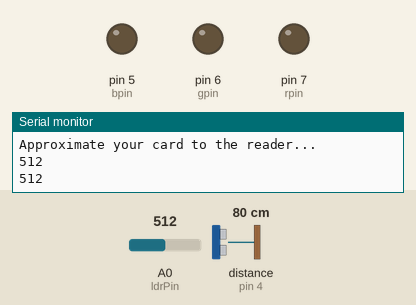
Recording of a sketch running on a simulated Arduino Uno, built with avr-gcc and run on an emulated ATmega328P. Shown: output pins drawn as LEDs (lit = HIGH), the last lines printed to the serial monitor. Wiring (inferred from the names in the program): ultrasonic range finder: trigger pin 2; echo pin 4. Dashed ring = blinking. Inputs (shaded band) come from the test bench; at power-on: distance to the obstacle (sensor on pin 4) 80 cm, A0 (ldrPin) = 512. The echo pulse lasts 58.3 µs per cm; pins used as bus, display or sensor lines are not drawn.

Above: at 1.2 s.
1.3 s: distance to the obstacle (sensor on pin 4) set to 42 cm
3.2 s: distance to the obstacle (sensor on pin 4) set to 37 cm
At 4.9 s:
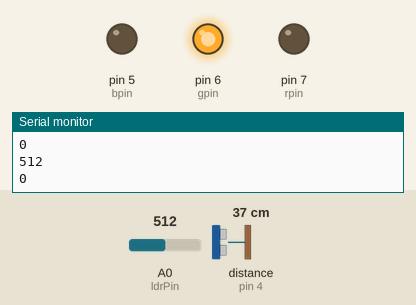
At 15.6 s:
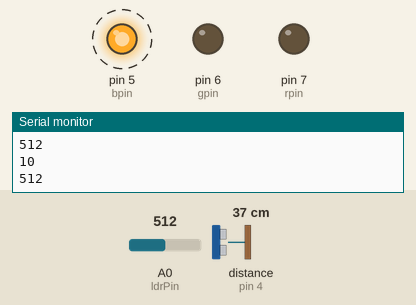
Timing chart, 0 to 17.2 s (numbered marks = the images above; inputs shaded):
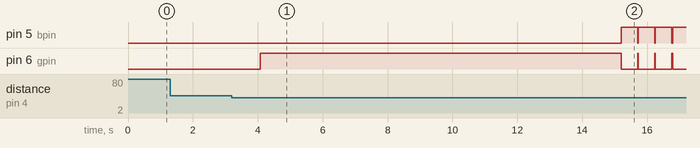

The sketch:

test_millis.ino
```cpp
// libraries needed
#include <SPI.h>
#include <MFRC522.h>

#define SS_PIN 10
#define RST_PIN 9
#define trigpin 2
#define echopin 4

int rpin = 7; // Red
int gpin = 6; // Blue
int bpin = 5; // Green

const int speaker = 3; // Buzzer
const int ldrPin = A0; // LDR

unsigned long time;
unsigned long timeElapsed;

bool bstatus =  false;
bool ldrStatus;
bool d;

MFRC522 mfrc522(SS_PIN, RST_PIN);   // Create MFRC522 instance.

void setup() {
  Serial.begin(9600);   // Initiate a serial communication
  SPI.begin();      // Initiate  SPI bus
  mfrc522.PCD_Init();   // Initiate MFRC522
  Serial.println("Approximate your card to the reader...");
  Serial.println();

  pinMode(trigpin, OUTPUT);
  pinMode(echopin, INPUT);

  pinMode(rpin, OUTPUT);
  pinMode(gpin, OUTPUT);
  pinMode(bpin, OUTPUT);

  pinMode(ldrPin, INPUT);
}

void loop() {
  int ldrStatus = analogRead(ldrPin);
  d = usDetect();
  Serial.println(ldrStatus);
  if (ldrStatus >= 20 and d == true) // check for light and mostion
    {
    if (bstatus == false){
      bstatus= true;
      starttime();
      }
    if (checkTime() <= 10) // time less than 20 second
      {
       setColor(255,0,0);
       scanRFID();
       Serial.println(checkTime());
        }
    if (checkTime() >= 11) // time over 20 seconds
      {
        //buzzer();
        scanRFID();
        setColor(0,0,255);
       }
  } else {
      bstatus= false;
      }
}

void scanRFID() {
        setColor(0, 255, 0); //ready to read

        // Look for new cards
        if ( ! mfrc522.PICC_IsNewCardPresent())
        {
          return;
        }
        // Select one of the cards
        if ( ! mfrc522.PICC_ReadCardSerial())
        {
          return;
        }
        Serial.print("UID tag :");
        String content= "";
        byte letter;
        for (byte i = 0; i < mfrc522.uid.size; i++)
        {
           Serial.print(mfrc522.uid.uidByte[i] < 0x10 ? " 0" : " ");
           Serial.print(mfrc522.uid.uidByte[i], HEX);
           content.concat(String(mfrc522.uid.uidByte[i] < 0x10 ? " 0" : " "));
           content.concat(String(mfrc522.uid.uidByte[i], HEX));
        }
        Serial.println();
        Serial.print("Message : ");
        content.toUpperCase();
        if (content.substring(1) == "04 3C CA 83")
        {
          setColor(0, 0, 255);
          tone(speaker, 500, 500);
          Serial.println("Authorized Access");
          Serial.println();
          delay(2000);
        }
      else   {
          setColor(255, 0, 0);
          tone(speaker, 300, 250);
          Serial.println(" Access Denied");
          delay(2000);
      }
}

bool usDetect(){
  float duration, distance;
  bool bdist = false;

  digitalWrite(trigpin, LOW);
  delayMicroseconds(2);

  digitalWrite(trigpin, HIGH);
  delayMicroseconds(10);
  digitalWrite(trigpin, LOW);

 duration = pulseIn(echopin, HIGH);
 distance = (duration/2) * 0.0344;

 if(distance <=40){
  bdist = true;
  delay(500);
 } else {
  bdist = false;
  delay(500);
 }
 return bdist;
}

void starttime(){
  time = millis() / 1000;
  }

int checkTime(){
  timeElapsed = 0;
  timeElapsed = (millis() /1000) - time;
  return timeElapsed;
}

void setColor(int rval, int gval, int bval){
  analogWrite(rpin, rval);
  analogWrite(bpin, bval);
  analogWrite(gpin, gval);
}
```

Measured:
- the behaviour switches between 40 and 39 cm on distance to the obstacle (sensor on pin 4) (found by bisection; images 0 and 1)
- after the input at 3.2 s, pin 5 (bpin): alternates HIGH for 0.50 s and LOW for 0.03 s, starting after 12.0 s; pin 6 (gpin): LOW → HIGH after 0.88 s, then repeats every 0.53 s: LOW 0.50 s, HIGH 0.03 s
